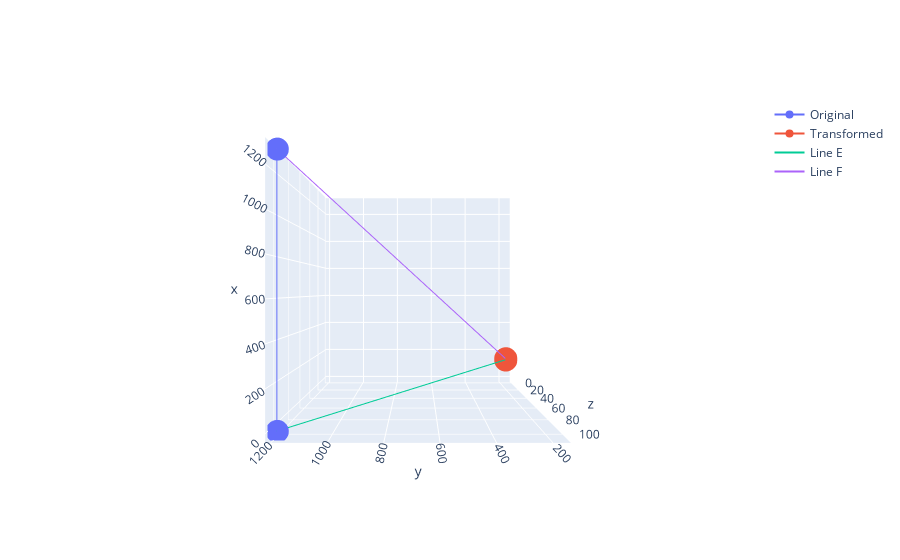

The cell this chart's notebook holds for it:
### Code cell
# plot in 3d E, F x_e X_f
fig = go.Figure()
fig.add_trace(go.Scatter3d(x=[E_top[0], F_top[0]], y=[E_top[1], F_top[1]], z=[107, 107], mode='markers+lines', name='Original'))
fig.add_trace(go.Scatter3d(x=[E_ground[0], F_ground[0]], y=[E_ground[1], F_ground[1]], z=[0,0], mode='markers+lines', name='Transformed'))
#fig.add_trace(go.Scatter3d(x=[O[0]], y=[O[1]], z=[O[2]], mode='markers', name='Intersection'))
# scatter line e
fig.add_trace(go.Scatter3d(x=[E_top[0], E_ground[0]], y=[E_top[1], E_ground[1]], z=[107, 0], mode='lines', name='Line E'))
fig.add_trace(go.Scatter3d(x=[F_top[0], F_ground[0]], y=[F_top[1], F_ground[1]], z=[107, 0], mode='lines', name='Line F'))
fig.update_layout(scene=dict(aspectmode='cube'))
# add zoom
fig.update_layout(scene_camera_eye=dict(x=0, y=0, z=2))

fig.show()

### Figure 1 — Plotly figure (JSON) as saved in the notebook; plotly's stock layout.template omitted (floating-point values rounded to 4 significant figures)
{"data": [{"mode": "markers+lines", "name": "Original", "type": "scatter3d", "x": [0, 1279], "y": [1188, 1188], "z": [107, 107]}, {"mode": "markers+lines", "name": "Transformed", "type": "scatter3d", "x": [128.6, 138.2], "y": [168.4, 168.4], "z": [0, 0]}, {"mode": "lines", "name": "Line E", "type": "scatter3d", "x": [0, 128.6], "y": [1188, 168.4], "z": [107, 0]}, {"mode": "lines", "name": "Line F", "type": "scatter3d", "x": [1279, 138.2], "y": [1188, 168.4], "z": [107, 0]}], "layout": {"scene": {"aspectmode": "cube", "camera": {"eye": {"x": 0, "y": 0, "z": 2}}}}}
